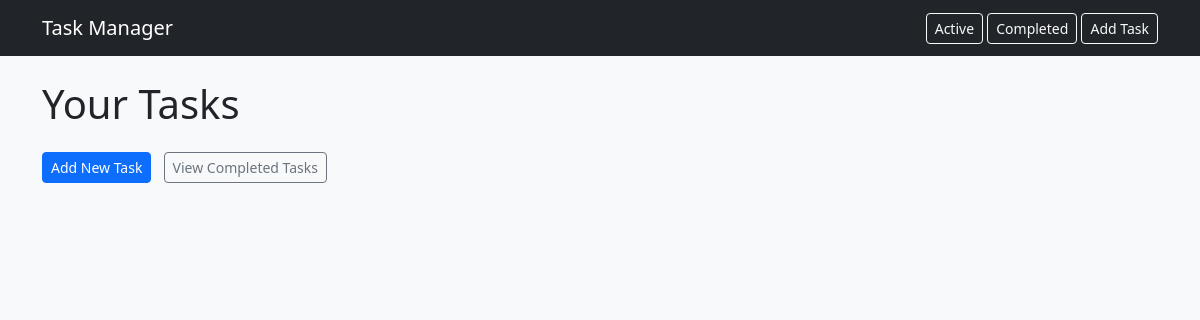
Before: /tasks with the older database file.
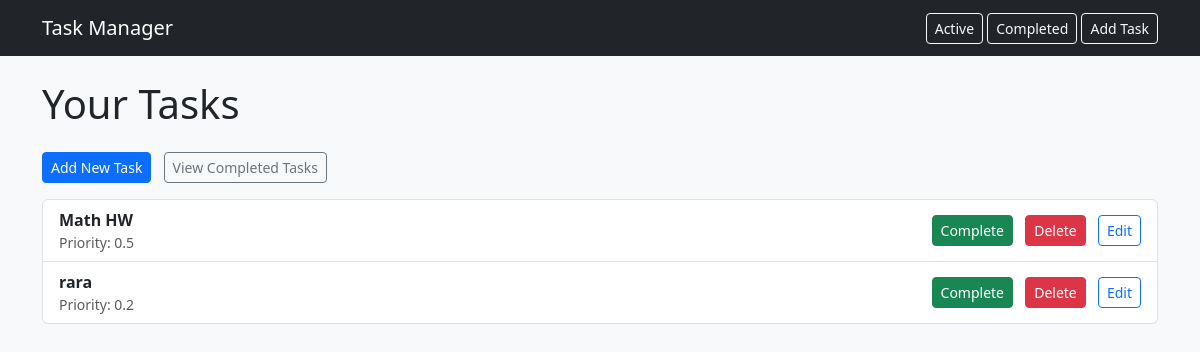
After: the same page with the newer database file.
### tables this page shows
CREATE TABLE tasks (
            id INTEGER PRIMARY KEY AUTOINCREMENT,
            title TEXT NOT NULL,
            description TEXT,
            due_date TEXT,
            category TEXT,
            priority REAL
            completed INTEGER DEFAULT 0 
        );

### app.py (the view)
@app.route("/tasks")
def tasks_page():
    tasks = get_all_tasks() #Fetches all tasks
    return render_template('tasks.html', tasks=tasks, title = "Your tasks") #Renders the tasks.html template with the tasks data

### models.py (called while the page is built)
def get_db_connection():
    return sqlite3.connect('database.db')

def get_all_tasks():
    connection = get_db_connection()
    cursor = connection.cursor()
    cursor.execute('SELECT * FROM tasks')
    tasks = cursor.fetchall()
    connection.close() #Closes the connection to free up resources
    return tasks

### templates/tasks.html
{% extends "base.html" %}
{% block content %}
<h1 class="mb-4">Your Tasks</h1>
<div class="mb-3">
    <a href="/add" class="btn btn-primary btn-sm">Add New Task</a>
    <a href="/completed" class="btn btn-outline-secondary btn-sm ms-2">View Completed Tasks</a>
</div>
<ul class="list-group">
    {% for task in tasks %}
        <li class="list-group-item d-flex justify-content-between align-items-center">
            <div>
                <strong>{{ task[1] }}</strong>
                <div class="text-muted small">
                    Priority: {{ task[5] }}
                </div>
            </div>
            <div>
                {% if task[6] == 1 %}
                    <span class="badge bg-success">Completed</span>
                {% else %}
                    <a href="/complete/{{ task[0] }}" class="btn btn-success btn-sm">Complete</a>
                {% endif %}
                <a href="/delete/{{ task[0] }}" class="btn btn-danger btn-sm ms-2">Delete</a>
                <a href="/edit/{{ task[0] }}" class="btn btn-outline-primary btn-sm ms-2">Edit</a>
            </div>
        </li>
    {% endfor %}
</ul>
{% endblock %}

### templates/base.html (shortened to what this page needs)
<!DOCTYPE html>
<html lang="en">
<head>
    <link
        href="https://cdn.jsdelivr.net/npm/bootstrap@5.3.2/dist/css/bootstrap.min.css"
        rel="stylesheet">
</head>
<body class="bg-light">
    <nav class="navbar navbar-dark bg-dark mb-4">
        <div class="container">
            <a class="navbar-brand" href="/tasks">Task Manager</a>
            <div>
                <a class="btn btn-outline-light btn-sm" href="/tasks">Active</a>
                <a class="btn btn-outline-light btn-sm" href="/completed">Completed</a>
                <a class="btn btn-outline-light btn-sm" href="/add">Add Task</a>
            </div>
        </div>
    </nav>
    <div class="container">
        {% block content %}{% endblock %}
    </div>
</body>
</html>

Changed rows visible on the page:
added tasks: title "Math HW", priority "0.5"
added tasks: title "rara", priority "0.2"
